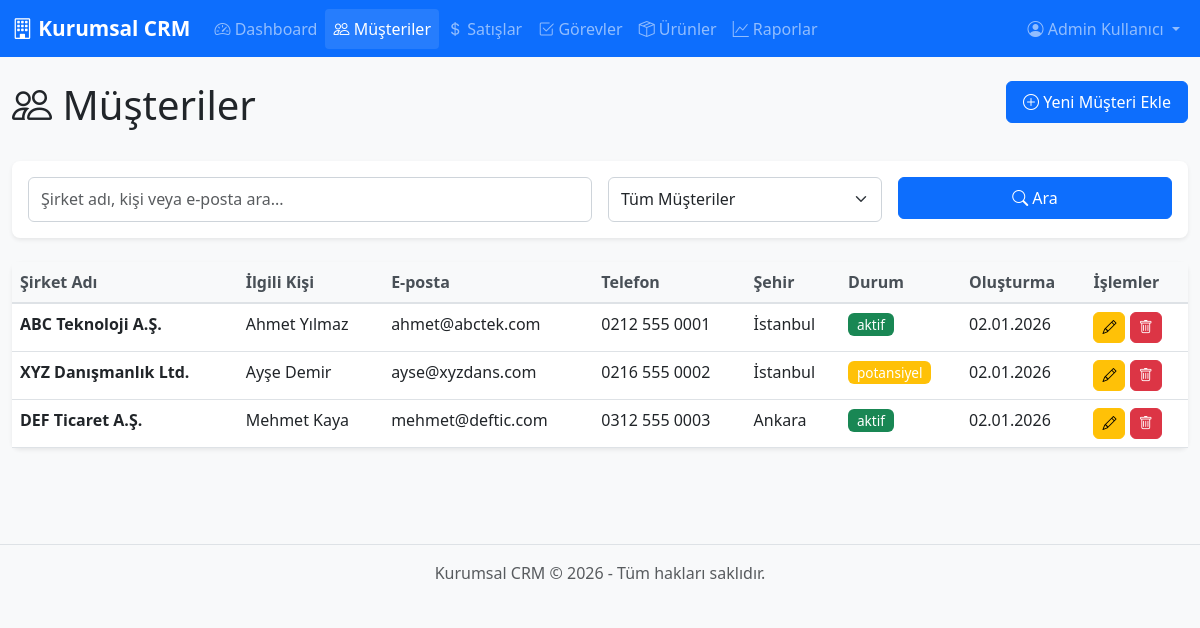
/customers.php (signed in), run on the app's committed database.
### tables this page shows
CREATE TABLE IF NOT EXISTS customers (
    id INT PRIMARY KEY AUTO_INCREMENT,
    company_name VARCHAR(200) NOT NULL,
    contact_person VARCHAR(100),
    email VARCHAR(100),
    phone VARCHAR(20),
    mobile VARCHAR(20),
    address TEXT,
    city VARCHAR(50),
    country VARCHAR(50),
    tax_number VARCHAR(50),
    industry VARCHAR(100),
    website VARCHAR(200),
    customer_type ENUM('potansiyel', 'aktif', 'pasif') DEFAULT 'potansiyel',
    notes TEXT,
    created_by INT,
    created_at TIMESTAMP DEFAULT CURRENT_TIMESTAMP,
    updated_at TIMESTAMP DEFAULT CURRENT_TIMESTAMP ON UPDATE CURRENT_TIMESTAMP,
    FOREIGN KEY (created_by) REFERENCES users(id) ON DELETE SET NULL
);

### customers.php (the view, shortened to what this page needs)
<?php
require_once 'config.php';
include 'header.php';
$search = isset($_GET['search']) ? sanitize($_GET['search']) : '';
$where = "1=1";
$customers = $conn->query("SELECT c.*, u.full_name as created_by_name
                           FROM customers c
                           LEFT JOIN users u ON c.created_by = u.id
                           WHERE $where
                           ORDER BY c.created_at DESC");
?>
<div class="row mb-4">
    <div class="col-md-6">
        <h1><i class="bi bi-people"></i> Müşteriler</h1>
    </div>
    <div class="col-md-6 text-end">
        <a href="customer_add.php" class="btn btn-primary">
            <i class="bi bi-plus-circle"></i> Yeni Müşteri Ekle
        </a>
    </div>
</div>
<div class="card mb-4">
    <div class="card-body">
        <form method="GET" action="" class="row g-3">
            <div class="col-md-6">
                <input type="text" class="form-control" name="search" placeholder="Şirket adı, kişi veya e-posta ara..." value="<?php echo htmlspecialchars($search); ?>">
            </div>
            <div class="col-md-3">
                <select class="form-select" name="filter">
                    <option value="">Tüm Müşteriler</option>
                </select>
            </div>
            <div class="col-md-3">
                <button type="submit" class="btn btn-primary w-100"><i class="bi bi-search"></i> Ara</button>
            </div>
        </form>
    </div>
</div>
<div class="card">
    <div class="card-body p-0">
        <div class="table-responsive">
            <table class="table table-hover mb-0">
                <thead>
                    <tr>
                        <th>Şirket Adı</th>
                        <th>İlgili Kişi</th>
                        <th>E-posta</th>
                        <th>Telefon</th>
                        <th>Şehir</th>
                        <th>Durum</th>
                        <th>Oluşturma</th>
                        <th>İşlemler</th>
                    </tr>
                </thead>
                <tbody>
                    <?php if ($customers->num_rows > 0): ?>
                        <?php while ($customer = $customers->fetch_assoc()): ?>
                        <tr>
                            <td><strong><?php echo htmlspecialchars($customer['company_name']); ?></strong></td>
                            <td><?php echo htmlspecialchars($customer['contact_person'] ?? '-'); ?></td>
                            <td><?php echo htmlspecialchars($customer['email'] ?? '-'); ?></td>
                            <td><?php echo htmlspecialchars($customer['phone'] ?? '-'); ?></td>
                            <td><?php echo htmlspecialchars($customer['city'] ?? '-'); ?></td>
                            <td><?php echo getStatusBadge($customer['customer_type'], 'customer'); ?></td>
                            <td><?php echo formatDate($customer['created_at']); ?></td>
                            <td>
                                <a href="customer_edit.php?id=<?php echo $customer['id']; ?>" class="btn btn-sm btn-warning" title="Düzenle">
                                    <i class="bi bi-pencil"></i>
                                </a>
                                <a href="customer_delete.php?id=<?php echo $customer['id']; ?>" class="btn btn-sm btn-danger"
                                   onclick="return confirmDelete('Bu müşteriyi silmek istediğinizden emin misiniz?');" title="Sil">
                                    <i class="bi bi-trash"></i>
                                </a>
                            </td>
                        </tr>
                        <?php endwhile; ?>
                    <?php endif; ?>
                </tbody>
            </table>
        </div>
    </div>
</div>
<?php include 'footer.php'; ?>

### config.php (shortened to what this page needs)
<?php
function formatDate($date) {
    return date('d.m.Y', strtotime($date));
}
function getStatusBadge($status, $type = 'default') {
    $badges = [
        'customer' => [
            'potansiyel' => 'warning',
            'aktif' => 'success',
            'pasif' => 'secondary'
        ],
        'sale' => [
            'yeni' => 'info',
            'görüşme' => 'primary',
            'teklif' => 'warning',
            'kazanıldı' => 'success',
            'kaybedildi' => 'danger'
        ],
        'task' => [
            'bekliyor' => 'secondary',
            'devam_ediyor' => 'primary',
            'tamamlandı' => 'success',
            'iptal' => 'danger'
        ],
        'priority' => [
            'düşük' => 'info',
            'normal' => 'secondary',
            'yüksek' => 'warning',
            'acil' => 'danger'
        ]
    ];
    $color = isset($badges[$type][$status]) ? $badges[$type][$status] : 'secondary';
    return "<span class='badge bg-{$color}'>{$status}</span>";
}
?>

### style.css (style rules this page uses)
:root { --primary-color: #0d6efd; --secondary-color: #6c757d; --success-color: #198754; --danger-color: #dc3545; --warning-color: #ffc107; --info-color: #0dcaf0; }
body { font-family: 'Segoe UI', Tahoma, Geneva, Verdana, sans-serif; background-color: #f8f9fa; }
.card { border: none; box-shadow: 0 0.125rem 0.25rem rgba(0, 0, 0, 0.075); border-radius: 0.5rem; margin-bottom: 1.5rem; }
.table { margin-bottom: 0; }
.table thead th { border-bottom: 2px solid #dee2e6; font-weight: 600; color: #495057; background-color: #f8f9fa; }
.table tbody tr { transition: background-color 0.2s; }
.badge { padding: 0.35em 0.65em; font-weight: 500; font-size: 0.85em; }
.btn { padding: 0.5rem 1rem; border-radius: 0.375rem; font-weight: 500; transition: all 0.2s; }
.btn-sm { padding: 0.25rem 0.5rem; font-size: 0.875rem; }
.form-control, .form-select { border-radius: 0.375rem; border: 1px solid #ced4da; padding: 0.575rem 0.75rem; }

### data on the page
customers: company_name "ABC Teknoloji A.Ş.", contact_person "Ahmet Yılmaz", email "ahmet@abctek.com", phone "0212 555 0001", city "İstanbul", customer_type "aktif", created_at "02.01.2026"
customers: company_name "XYZ Danışmanlık Ltd.", contact_person "Ayşe Demir", email "ayse@xyzdans.com", phone "0216 555 0002", city "İstanbul", customer_type "potansiyel", created_at "02.01.2026"
customers: company_name "DEF Ticaret A.Ş.", contact_person "Mehmet Kaya", email "mehmet@deftic.com", phone "0312 555 0003", city "Ankara", customer_type "aktif", created_at "02.01.2026"

### other printed values
$user['full_name'] "Admin Kullanıcı"
